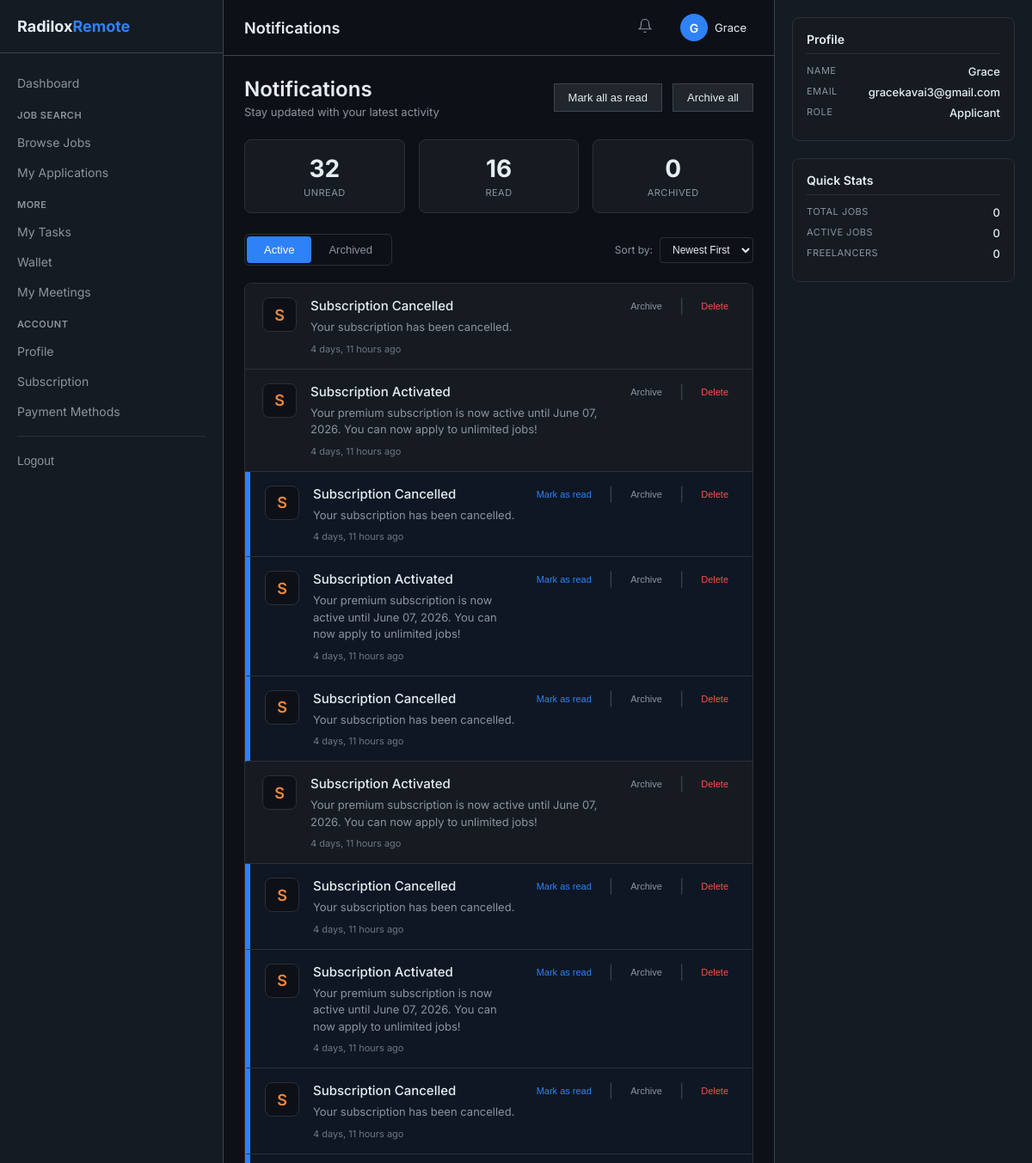
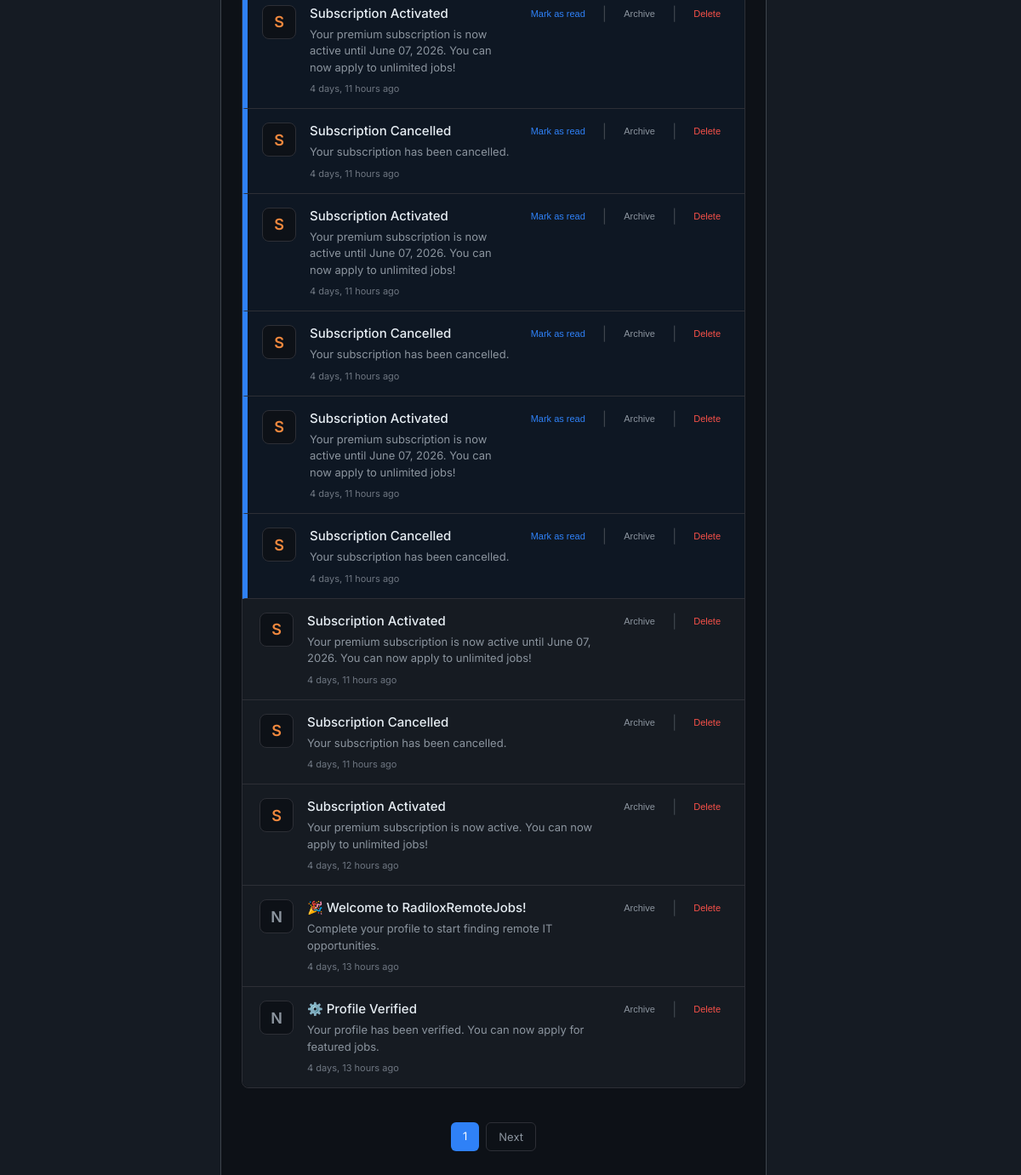
Screenshot of /notifications/ (signed in) with the database file from the repository (2 pictures, top to bottom).
### accounts/models.py (models this page shows, shortened)
class User(AbstractUser):
    ROLE_CHOICES = (
        ('admin', 'Admin'),
        ('applicant', 'Applicant'),
        ('freelancer', 'Freelancer'),
    )
    role = models.CharField(max_length=20, choices=ROLE_CHOICES, default='applicant')
    bio = models.TextField(blank=True, null=True)
    avatar = models.ImageField(upload_to='avatars/', blank=True, null=True)
    phone_number = models.CharField(max_length=20, blank=True, null=True)
    country = models.CharField(max_length=100, blank=True, null=True)
    linkedin_url = models.URLField(blank=True, null=True)
    github_url = models.URLField(blank=True, null=True)
    portfolio_url = models.URLField(blank=True, null=True)
    skills = models.TextField(blank=True, null=True, help_text="Comma-separated list of skills")
    has_active_subscription = models.BooleanField(default=False)
    subscription_expires_at = models.DateTimeField(blank=True, null=True)
    subscription_started_at = models.DateTimeField(blank=True, null=True)
    stripe_customer_id = models.CharField(max_length=255, blank=True, null=True)
    stripe_subscription_id = models.CharField(max_length=255, blank=True, null=True)
    created_at = models.DateTimeField(auto_now_add=True, null=True)
    updated_at = models.DateTimeField(auto_now=True, null=True)
    class Meta:
        db_table = 'accounts_user'
        indexes = [
            models.Index(fields=['email']),
            models.Index(fields=['role']),
            models.Index(fields=['has_active_subscription']),
        ]
    def get_full_name(self):
        if self.first_name and self.last_name:
            return f"{self.first_name} {self.last_name}"
        return self.username

### notifications/models.py (models this page shows, shortened)
class Notification(models.Model):
    NOTIFICATION_TYPES = (
        ('application', 'Application Update'),
        ('quiz', 'Quiz Result'),
        ('task', 'Task Update'),
        ('payment', 'Payment Update'),
        ('subscription', 'Subscription Update'),
        ('system', 'System Message'),
        ('interview', 'Interview Scheduled'),
        ('onboarding', 'Onboarding Scheduled'),
        ('withdrawal', 'Withdrawal Update'),
    )
    STATUS_CHOICES = (
        ('unread', 'Unread'),
        ('read', 'Read'),
        ('archived', 'Archived'),
    )
    user = models.ForeignKey(settings.AUTH_USER_MODEL, on_delete=models.CASCADE, related_name='notifications')
    notification_type = models.CharField(max_length=20, choices=NOTIFICATION_TYPES, db_index=True)
    title = models.CharField(max_length=255)
    message = models.TextField()
    link = models.CharField(max_length=500, blank=True, help_text="URL to redirect when clicked")
    status = models.CharField(max_length=20, choices=STATUS_CHOICES, default='unread', db_index=True)
    metadata = models.JSONField(default=dict, blank=True, help_text="Additional data like task_id, application_id, etc.")
    created_at = models.DateTimeField(auto_now_add=True, db_index=True)
    read_at = models.DateTimeField(null=True, blank=True)
    updated_at = models.DateTimeField(auto_now=True)
    class Meta:
        db_table = 'notifications'
        ordering = ['-created_at']
        indexes = [
            models.Index(fields=['user', 'status', '-created_at']),
            models.Index(fields=['user', 'created_at']),
            models.Index(fields=['notification_type']),
        ]
        verbose_name = 'Notification'
        verbose_name_plural = 'Notifications'

### notifications/views.py (the view)
# urls.py: path('', views.notification_list, name='list'),
@login_required
def notification_list(request):
    status_filter = request.GET.get('status', 'active')
    sort_by = request.GET.get('sort', 'newest')
    if status_filter == 'active':
        notifications = Notification.objects.filter(
            user=request.user
        ).exclude(status='archived').order_by('-created_at')
    elif status_filter == 'archived':
        notifications = Notification.objects.filter(
            user=request.user,
            status='archived'
        ).order_by('-created_at')
    else:
        notifications = Notification.objects.filter(user=request.user).order_by('-created_at')
    if sort_by == 'oldest':
        notifications = notifications.order_by('created_at')
    else:
        notifications = notifications.order_by('-created_at')
    paginator = Paginator(notifications, 20)
    page_number = request.GET.get('page')
    page_obj = paginator.get_page(page_number)
    unread_count = Notification.objects.filter(user=request.user, status='unread').count()
    read_count = Notification.objects.filter(user=request.user, status='read').count()
    archived_count = Notification.objects.filter(user=request.user, status='archived').count()
    context = {
        'notifications': page_obj,
        'unread_count': unread_count,
        'read_count': read_count,
        'archived_count': archived_count,
        'current_status': status_filter,
        'current_sort': sort_by,
    }
    return render(request, 'notifications/list.html', context)

### templates/notifications/list.html (shortened to what this page needs)
{% extends 'base_dashboard.html' %}
{% load static %}
{% block page_title %}Notifications{% endblock %}
{% block content %}
<div class="notifications-container">
    <div class="notifications-header">
        <div>
            <h1 class="header-title">Notifications</h1>
            <p class="header-subtitle">Stay updated with your latest activity</p>
        </div>
        <div class="header-actions">
            <button id="markAllReadBtn" class="mark-all-btn">Mark all as read</button>
            <button id="archiveAllBtn" class="archive-all-btn">Archive all</button>
        </div>
    </div>
    <div class="stats-row">
        <div class="stat-card">
            <div class="stat-number">{{ unread_count|default:"0" }}</div>
            <div class="stat-label">UNREAD</div>
        </div>
        <div class="stat-card">
            <div class="stat-number">{{ read_count|default:"0" }}</div>
            <div class="stat-label">READ</div>
        </div>
        <div class="stat-card">
            <div class="stat-number">{{ archived_count|default:"0" }}</div>
            <div class="stat-label">ARCHIVED</div>
        </div>
    </div>
    <div class="filter-bar">
        <div class="filter-tabs">
            <button class="filter-tab {% if not current_status or current_status == 'active' %}active{% endif %}" data-status="active">Active</button>
            <button class="filter-tab {% if current_status == 'archived' %}active{% endif %}" data-status="archived">Archived</button>
        </div>
        <div class="sort-dropdown">
            <span class="sort-label">Sort by:</span>
            <select id="sortSelect" class="sort-select">
                <option value="newest" {% if current_sort == 'newest' %}selected{% endif %}>Newest First</option>
            </select>
        </div>
    </div>
    {% if notifications %}
        <div class="notifications-list">
            {% for notif in notifications %}
            <div class="notification-item {% if notif.status == 'unread' %}unread{% endif %}"
                 data-id="{{ notif.id }}"
                 data-link="{{ notif.link|default:'#' }}">
                <div class="notification-icon icon-{{ notif.notification_type|default:'default' }}">
                    {% if notif.notification_type == 'application' %}A
                    {% elif notif.notification_type == 'task' %}T
                    {% elif notif.notification_type == 'payment' %}P
                    {% elif notif.notification_type == 'subscription' %}S
                    {% elif notif.notification_type == 'interview' %}I
                    {% else %}N{% endif %}
                </div>
                <div class="notification-content">
                    <div class="notification-title">{{ notif.title }}</div>
                    <div class="notification-message">{{ notif.message }}</div>
                    <div class="notification-time">{{ notif.created_at|timesince }} ago</div>
                </div>
                <div class="notification-actions">
                    {% if notif.status == 'unread' %}
                        <button class="mark-read-btn" data-id="{{ notif.id }}">Mark as read</button>
                        <span class="divider">|</span>
                    {% endif %}
                    {% if current_status == 'archived' %}
                        <button class="unarchive-btn" data-id="{{ notif.id }}">Restore</button>
                        <span class="divider">|</span>
                    {% else %}
                        <button class="archive-btn" data-id="{{ notif.id }}">Archive</button>
                        <span class="divider">|</span>
                    {% endif %}
                    <button class="delete-btn" data-id="{{ notif.id }}">Delete</button>
                </div>
            </div>
            {% endfor %}
        </div>
        {% if notifications.has_other_pages %}
        <div class="pagination">
            <span class="page-current">{{ notifications.number }}</span>
            {% if notifications.has_next %}
            <a href="?page={{ notifications.next_page_number }}{% if current_status %}&status={{ current_status }}{% endif %}{% if current_sort %}&sort={{ current_sort }}{% endif %}" class="page-link">Next</a>
            {% endif %}
        </div>
        {% endif %}
    {% endif %}
</div>
{% endblock %}

### templates/base_dashboard.html (shortened to what this page needs)
{% load static %}
<!DOCTYPE html>
<html lang="en">
<head>
</head>
<body>
<div class="dashboard-container">
    <aside class="sidebar-left" id="sidebarLeft">
        <div class="sidebar-logo">
            <div class="logo-text">Radilox<span class="logo-accent">Remote</span></div>
        </div>
        <nav>
            <a href="/dashboard/" class="nav-link">Dashboard</a>
            {% if user.role == 'applicant' %}
                <div class="nav-section-title">Job Search</div>
                <a href="/jobs/dashboard/" class="nav-link">Browse Jobs</a>
                <a href="/applications/my/" class="nav-link">My Applications</a>
            {% endif %}
            <div class="nav-section-title">More</div>
            <a href="/tasks/my-tasks/" class="nav-link">My Tasks</a>
            <a href="/wallet/" class="nav-link">Wallet</a>
            <a href="/zoom/my/" class="nav-link">My Meetings</a>
            <div class="nav-section-title">Account</div>
            <a href="/dashboard/profile/" class="nav-link">Profile</a>
            <a href="/subscriptions/status/" class="nav-link">Subscription</a>
            <a href="/dashboard/payment-methods/" class="nav-link">Payment Methods</a>
            <div class="nav-divider"></div>
            <form method="post" action="/accounts/logout/">
                <button type="submit" class="nav-link logout-btn">Logout</button>
            </form>
        </nav>
    </aside>
    <main class="main-content">
        <div class="top-bar">
            <div class="top-bar-left">
                <div class="page-title">{% block page_title %}Dashboard{% endblock %}</div>
            </div>
            <div class="top-bar-actions">
                <div class="dropdown">
                    <button class="notification-btn" id="notificationBtn">
                        <svg width="18" height="18" viewBox="0 0 24 24" fill="none" stroke="currentColor" stroke-width="1.5">
                            <path d="M18 8A6 6 0 0 0 6 8c0 7-3 9-3 9h18s-3-2-3-9" />
                            <path d="M13.73 21a2 2 0 0 1-3.46 0" />
                        </svg>
                    </button>
                </div>
                <div class="dropdown">
                    <div class="user-menu" id="userMenuBtn">
                        <div class="user-avatar">{{ user.username|first|upper }}</div>
                        <span class="user-name">{{ user.get_full_name|default:user.username|truncatechars:15 }}</span>
                    </div>
                </div>
            </div>
        </div>
        <div class="scrollable-content">
            {% block content %}{% endblock %}
        </div>
    </main>
    <aside class="sidebar-right">
        <div class="right-card">
            <div class="right-card-title">Profile</div>
            <div class="stat-row">
                <span class="stat-label">Name</span>
                <span class="stat-value">{{ user.get_full_name|default:user.username }}</span>
            </div>
            <div class="stat-row">
                <span class="stat-label" style="margin-right: 10px;">Email</span>
                <span class="stat-value">{{ user.email }}</span>
            </div>
            <div class="stat-row">
                <span class="stat-label">Role</span>
                <span class="stat-value">{{ user.role|title }}</span>
            </div>
        </div>
        <div class="right-card">
            <div class="right-card-title">Quick Stats</div>
            <div class="stat-row">
                <span class="stat-label">Total Jobs</span>
                <span class="stat-value">{{ total_jobs|default:"0" }}</span>
            </div>
            <div class="stat-row">
                <span class="stat-label">Active Jobs</span>
                <span class="stat-value">{{ active_jobs|default:"0" }}</span>
            </div>
            <div class="stat-row">
                <span class="stat-label">Freelancers</span>
                <span class="stat-value">{{ total_freelancers|default:"0" }}</span>
            </div>
        </div>
    </aside>
</div>
</body>
</html>

### rows the page displays
User: username|first "G", get_full_name "Grace", email "gracekavai3@gmail.com", role "Applicant"
Notification: notification_type "S", title "Subscription Cancelled", message "Your subscription has been cancelled.", created_at "4 days, 11 hours"
Notification: notification_type "S", title "Subscription Activated", message "Your premium subscription is now active until June 07, 2026. You can now apply to unlimited jobs!", created_at "4 days, 11 hours"
Notification: notification_type "S", title "Subscription Cancelled", message "Your subscription has been cancelled.", created_at "4 days, 11 hours"
Notification: notification_type "S", title "Subscription Activated", message "Your premium subscription is now active until June 07, 2026. You can now apply to unlimited jobs!", created_at "4 days, 11 hours"
Notification: notification_type "S", title "Subscription Cancelled", message "Your subscription has been cancelled.", created_at "4 days, 11 hours"
Notification: notification_type "S", title "Subscription Activated", message "Your premium subscription is now active until June 07, 2026. You can now apply to unlimited jobs!", created_at "4 days, 11 hours"
Notification: notification_type "S", title "Subscription Cancelled", message "Your subscription has been cancelled.", created_at "4 days, 11 hours"
Notification: notification_type "S", title "Subscription Activated", message "Your premium subscription is now active until June 07, 2026. You can now apply to unlimited jobs!", created_at "4 days, 11 hours"
Notification: notification_type "S", title "Subscription Cancelled", message "Your subscription has been cancelled.", created_at "4 days, 11 hours"
Notification: notification_type "S", title "Subscription Activated", message "Your premium subscription is now active until June 07, 2026. You can now apply to unlimited jobs!", created_at "4 days, 11 hours"
Notification: notification_type "S", title "Subscription Cancelled", message "Your subscription has been cancelled.", created_at "4 days, 11 hours"
Notification: notification_type "S", title "Subscription Activated", message "Your premium subscription is now active until June 07, 2026. You can now apply to unlimited jobs!", created_at "4 days, 11 hours"
Notification: notification_type "S", title "Subscription Cancelled", message "Your subscription has been cancelled.", created_at "4 days, 11 hours"
Notification: notification_type "S", title "Subscription Activated", message "Your premium subscription is now active until June 07, 2026. You can now apply to unlimited jobs!", created_at "4 days, 11 hours"
Notification: notification_type "S", title "Subscription Cancelled", message "Your subscription has been cancelled.", created_at "4 days, 11 hours"
Notification: notification_type "S", title "Subscription Activated", message "Your premium subscription is now active until June 07, 2026. You can now apply to unlimited jobs!", created_at "4 days, 11 hours"
Notification: notification_type "S", title "Subscription Cancelled", message "Your subscription has been cancelled.", created_at "4 days, 11 hours"
Notification: notification_type "S", title "Subscription Activated", message "Your premium subscription is now active. You can now apply to unlimited jobs!", created_at "4 days, 12 hours"
Notification: notification_type "N", title "🎉 Welcome to RadiloxRemoteJobs!", message "Complete your profile to start finding remote IT opportunities.", created_at "4 days, 13 hours"
Notification: notification_type "N", title "⚙️ Profile Verified", message "Your profile has been verified. You can now apply for featured jobs.", created_at "4 days, 13 hours"

### other values shown
{{ unread_count|default:"0" }} "32"
{{ read_count|default:"0" }} "16"
{{ archived_count|default:"0" }} "0"
{{ notifications.number }} "1"
{{ total_jobs|default:"0" }} "0"
{{ active_jobs|default:"0" }} "0"
{{ total_freelancers|default:"0" }} "0"
